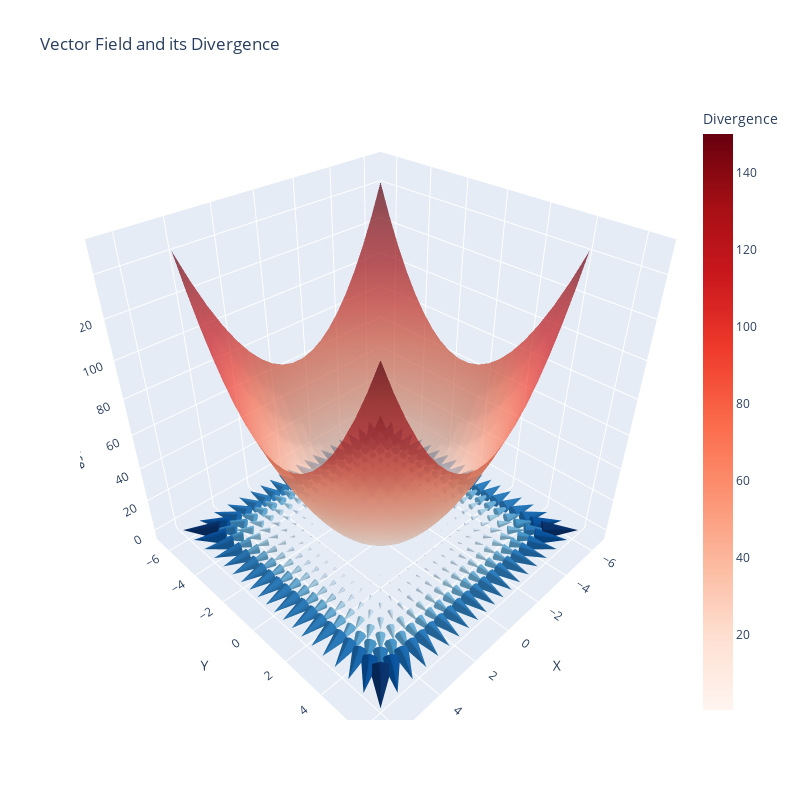

Source (notebook cell):
### Code cell
# Create quiver plot for the vector field
fig = go.Figure()

fig.add_trace(go.Cone(
    x=X.flatten(),
    y=Y.flatten(),
    z=np.zeros_like(X).flatten(),
    u=P.flatten(),
    v=Q.flatten(),
    w=np.zeros_like(X).flatten(),
    colorscale='Blues',
    sizemode='absolute',
    sizeref=5e2,  # Adjusted for better visualization
    showscale=False,
    anchor='tail',
    name='Vector Field'
))

# Create contour plot for divergence
fig.add_trace(go.Surface(
    x=X,
    y=Y,
    z=div_F,
    colorscale='Reds',
    opacity=0.7,
    showscale=True,
    colorbar=dict(title='Divergence'),
    name='Divergence'
))

# Update layout
fig.update_layout(
    title='Vector Field and its Divergence',
    scene=dict(
        xaxis_title='X',
        yaxis_title='Y',
        zaxis_title='Divergence',
        camera=dict(
            eye=dict(x=1.2, y=1.2, z=1.2)
        )
    ),
    width=800,
    height=800
)

# Show plot
fig.show()

### Figure 1 — Plotly figure (JSON) as saved in the notebook; plotly's stock layout.template omitted (floating-point values rounded to 4 significant figures; data arrays with more than 128 entries replaced by an {"elided": "..."} marker saying what was removed)
{"data": [{"anchor": "tail", "colorscale": [[0, "rgb(247,251,255)"], [0.125, "rgb(222,235,247)"], [0.25, "rgb(198,219,239)"], [0.375, "rgb(158,202,225)"], [0.5, "rgb(107,174,214)"], [0.625, "rgb(66,146,198)"], [0.75, "rgb(33,113,181)"], [0.875, "rgb(8,81,156)"], [1, "rgb(8,48,107)"]], "name": "Vector Field", "showscale": false, "sizemode": "absolute", "sizeref": 500, "type": "cone", "u": {"elided": "400 float values"}, "v": {"elided": "400 float values"}, "w": {"elided": "400 int values"}, "x": {"elided": "400 float values"}, "y": {"elided": "400 float values"}, "z": {"elided": "400 int values"}}, {"colorbar": {"title": {"text": "Divergence"}}, "colorscale": [[0, "rgb(255,245,240)"], [0.125, "rgb(254,224,210)"], [0.25, "rgb(252,187,161)"], [0.375, "rgb(252,146,114)"], [0.5, "rgb(251,106,74)"], [0.625, "rgb(239,59,44)"], [0.75, "rgb(203,24,29)"], [0.875, "rgb(165,15,21)"], [1, "rgb(103,0,13)"]], "name": "Divergence", "opacity": 0.7, "showscale": true, "type": "surface", "x": {"elided": "20x20 float values"}, "y": {"elided": "20x20 float values"}, "z": {"elided": "20x20 float values"}}], "layout": {"height": 800, "scene": {"camera": {"eye": {"x": 1.2, "y": 1.2, "z": 1.2}}, "xaxis": {"title": {"text": "X"}}, "yaxis": {"title": {"text": "Y"}}, "zaxis": {"title": {"text": "Divergence"}}}, "title": {"text": "Vector Field and its Divergence"}, "width": 800}}
